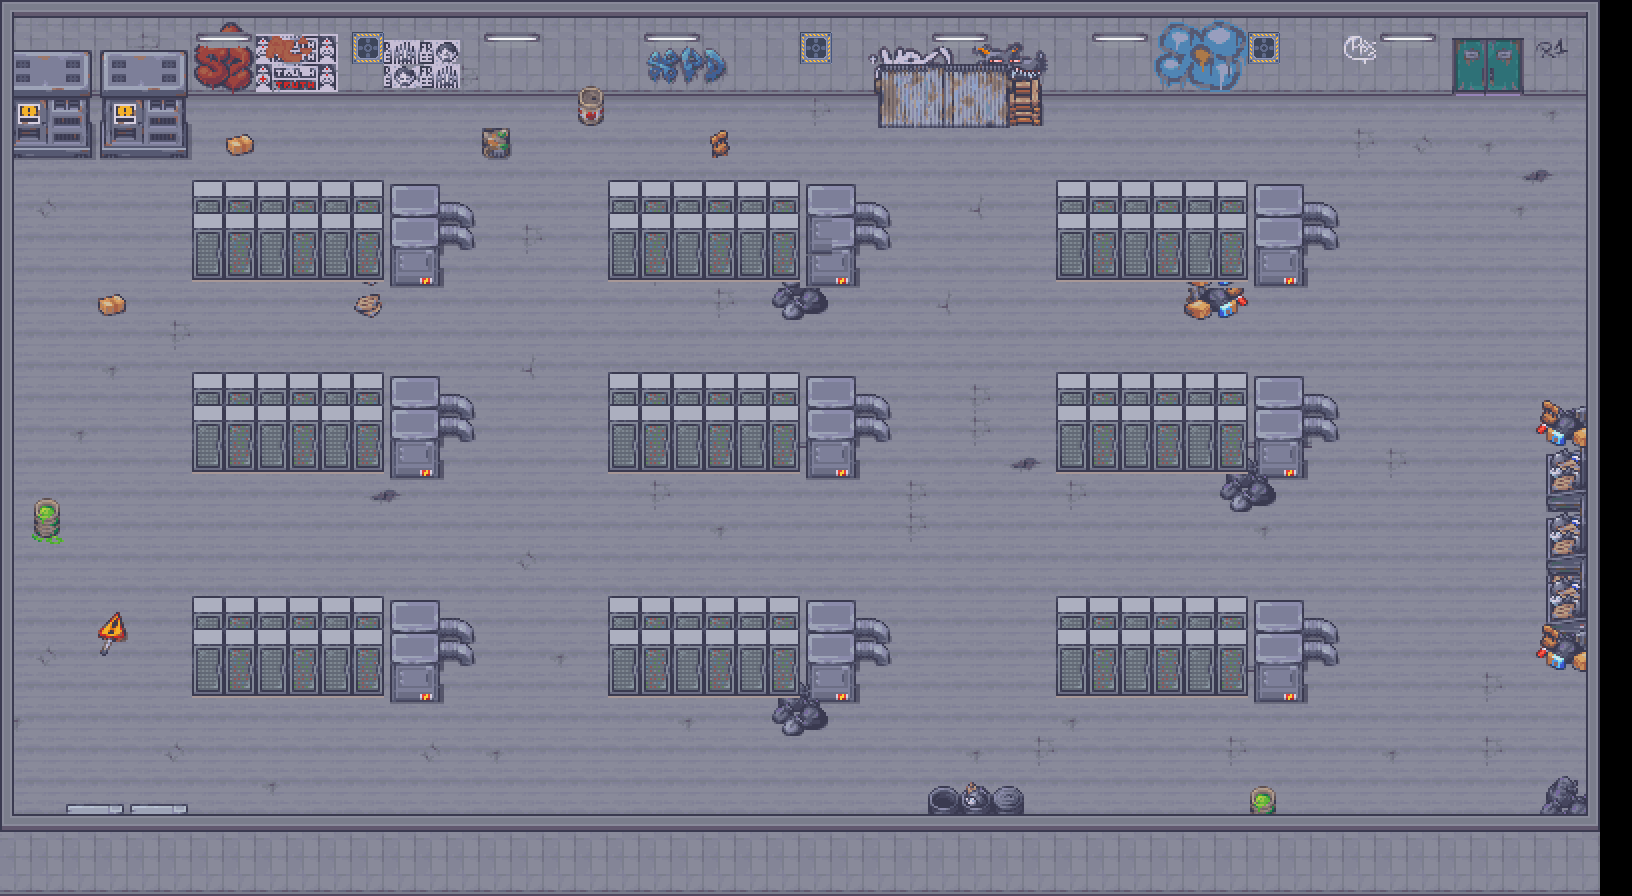

This game map was drawn from its Tiled (.tmx) file and the tilesets committed beside it. A one-line description and the trimmed map source follow:
An orthogonal 51x28 tile map with 32x32 px tiles, 9 tile layers (Floor, Walls, Walls2, Decoration, ...), 6 tilesets.

<map version="1.10" tiledversion="1.11.2" orientation="orthogonal" renderorder="right-down" width="51" height="28" tilewidth="32" tileheight="32" infinite="0" nextlayerid="11" nextobjectid="1">
 <tileset firstgid="1" source="../../tilesets/tsx/20_Subway_and_Train_Station_32x32.tsx" />
 <tileset firstgid="5921" name="5_Floor_Modular_Buildings_32x32" tilewidth="32" tileheight="32" tilecount="8288" columns="32">
  <image source="../../tilesets/png/5_Floor_Modular_Buildings_32x32.png" width="1024" height="8288" />
 </tileset>
 <tileset firstgid="14209" name="16_Office_32x32" tilewidth="32" tileheight="32" tilecount="3040" columns="32">
  <image source="../../tilesets/png/16_Office_32x32.png" width="1024" height="3040" />
 </tileset>
 <tileset firstgid="17249" source="../../tilesets/tsx/Interiors_32x32.tsx" />
 <tileset firstgid="34273" name="Tiles" tilewidth="32" tileheight="32" tilecount="51" columns="17">
  <image source="../../tilesets/png/Tiles.png" width="544" height="96" />
 </tileset>
 <tileset firstgid="34324" source="../../tilesets/tsx/3_City_Props_32x32.tsx" />
 <layer id="2" name="Floor" width="51" height="28">
  <data>[1428 cells, 1153 non-empty, 6 distinct tile ids]</data>
 </layer>
 <layer id="3" name="Walls" width="51" height="28">
  <data>[1428 cells, 362 non-empty, 17 distinct tile ids]</data>
 </layer>
 <layer id="4" name="Walls2" width="51" height="28">
  <data>[1428 cells, 144 non-empty, 59 distinct tile ids]</data>
 </layer>
 <layer id="5" name="Decoration" width="51" height="28">
  <data>[1428 cells, 64 non-empty, 41 distinct tile ids]</data>
 </layer>
 <layer id="7" name="Decoration2" width="51" height="28">
  <data>[1428 cells, 58 non-empty, 22 distinct tile ids]</data>
 </layer>
 <layer id="10" name="Decoration3" width="51" height="28">
  <data>[1428 cells, 44 non-empty, 20 distinct tile ids]</data>
 </layer>
 <layer id="8" name="Floor3" width="51" height="28">
  <data>[1428 cells, 144 non-empty, 8 distinct tile ids]</data>
 </layer>
 <layer id="9" name="Floor4" width="51" height="28">
  <data>[1428 cells, 202 non-empty, 16 distinct tile ids]</data>
 </layer>
 <layer id="1" name="Ceiling" width="51" height="28">
  <data>[1428 cells, 148 non-empty, 8 distinct tile ids]</data>
 </layer>
</map>
